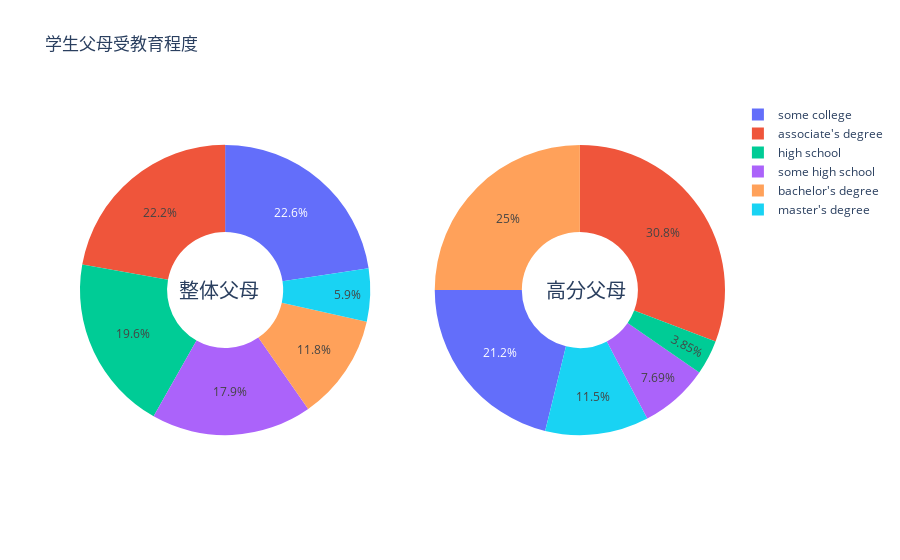

The code cell stored with this chart in its notebook:
### Code cell
#检验学生成绩与父母受教育水平间的关系
honor_students = data.loc[data['average score']>=90] # 选取均分高于0.9的学生，组成子数据集honor_students
honor_count = honor_students['parental level of education'].value_counts()
total_count = data['parental level of education'].value_counts()

fig = make_subplots(rows=1, cols=2, specs=[[dict(type='domain'),{'type':'domain'}]])

fig.add_pie(
    values=total_count.values, hole=0.4, labels=total_count.index,
            row=1, col=1, name='整体学生父母受教育程度'
)
fig.add_pie(
    values=honor_count.values, hole=0.4, labels=honor_count.index,
            row=1, col=2, name='高分学生父母受教育程度'
)

fig.update_layout(
    title_text="学生父母受教育程度",
    annotations=[dict(text='整体父母', x=0.15, y=0.5, font_size=20, showarrow=False),
                 dict(text='高分父母', x=0.85, y=0.5, font_size=20, showarrow=False)],
    width=900
)
fig.show()

### Figure 1 — Plotly figure (JSON) as saved in the notebook; plotly's stock layout.template omitted (floating-point values rounded to 4 significant figures)
{"data": [{"hole": 0.4, "labels": ["some college", "associate's degree", "high school", "some high school", "bachelor's degree", "master's degree"], "name": "整体学生父母受教育程度", "values": [226, 222, 196, 179, 118, 59], "type": "pie", "domain": {"x": [0.0, 0.45], "y": [0.0, 1.0]}}, {"hole": 0.4, "labels": ["associate's degree", "bachelor's degree", "some college", "master's degree", "some high school", "high school"], "name": "高分学生父母受教育程度", "values": [16, 13, 11, 6, 4, 2], "type": "pie", "domain": {"x": [0.55, 1.0], "y": [0.0, 1.0]}}], "layout": {"title": {"text": "学生父母受教育程度"}, "annotations": [{"showarrow": false, "text": "整体父母", "x": 0.15, "y": 0.5, "font": {"size": 20}}, {"showarrow": false, "text": "高分父母", "x": 0.85, "y": 0.5, "font": {"size": 20}}], "width": 900}}
